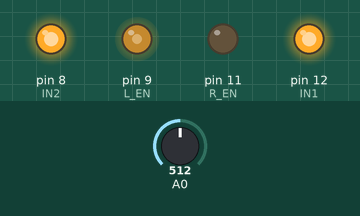
Bench run of a program on a simulated Arduino Leonardo, built with avr-gcc and run on an emulated ATmega32U4. On the bench: output pins drawn as LEDs (lit = HIGH). Inputs (shaded band) come from the test bench; at power-on: A0 = 512. What the program prints to the serial monitor is not drawn.

Above: at 1.2 s.
1.3 s: A0 set to 122
At 2.5 s:
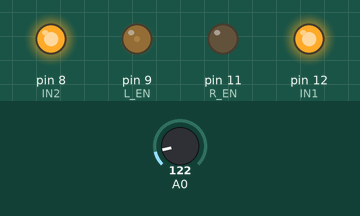
2.8 s: A0 set to 0
At 3.8 s:
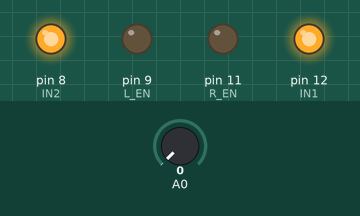
4.3 s: A0 set to 1023
At 5.0 s:
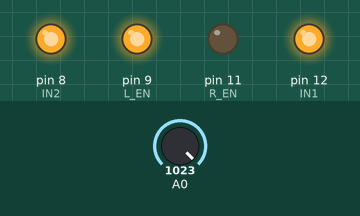
5.8 s: A0 set to 1006
At 6.1 s:
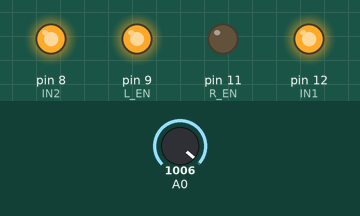
7.3 s: A0 set to 716
At 8.5 s:
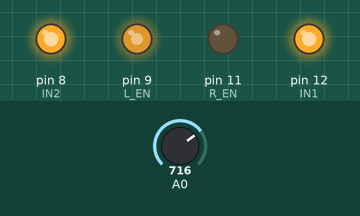
8.8 s: A0 set to 511
At 9.6 s:
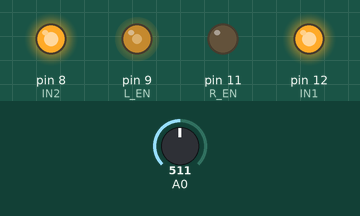
Timing chart, 0 to 11.3 s (numbered marks = the images above; inputs shaded):
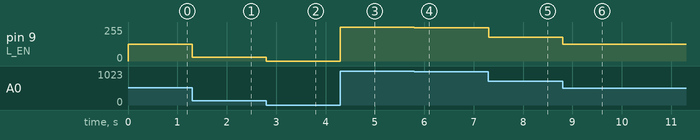

Measured:
- after the input at 1.3 s, pin 9 (L_EN): 127/255 → 30/255 at once
- after the input at 2.8 s, pin 9 (L_EN): 30/255 → 0/255 at once
- after the input at 4.3 s, pin 9 (L_EN): 0/255 → 255/255 at once
- after the input at 5.8 s, pin 9 (L_EN): 255/255 → 250/255 at once
- after the input at 7.3 s, pin 9 (L_EN): 250/255 → 178/255 at once
- after the input at 8.8 s, pin 9 (L_EN): 178/255 → 127/255 at once

The program:

main.cpp
```cpp
#include <Arduino.h>

#define R_EN 11
#define IN1 12
#define L_EN 9
#define IN2 8
#define SW 12

int speed;
int pot;
// put function declarations here:
int myFunction(int, int);

void setup() {
  Serial.begin(9600);
  pinMode(R_EN, OUTPUT);
  pinMode(L_EN, OUTPUT);

  pinMode(IN1, OUTPUT);
  pinMode(IN2, OUTPUT);
  //pinMode(SW, INPUT_PULLUP);
  analogWrite(L_EN,255);
  analogWrite(R_EN,0);

  digitalWrite(IN1,HIGH);
  digitalWrite(IN2,HIGH);

}

void loop() {
  pot = analogRead(A0);

  speed = map(pot,0,1023,0,255);


  analogWrite(L_EN,speed);

  Serial.print(pot);
  Serial.print(" speed: ");
  Serial.print(speed);
  Serial.println();
}
```
